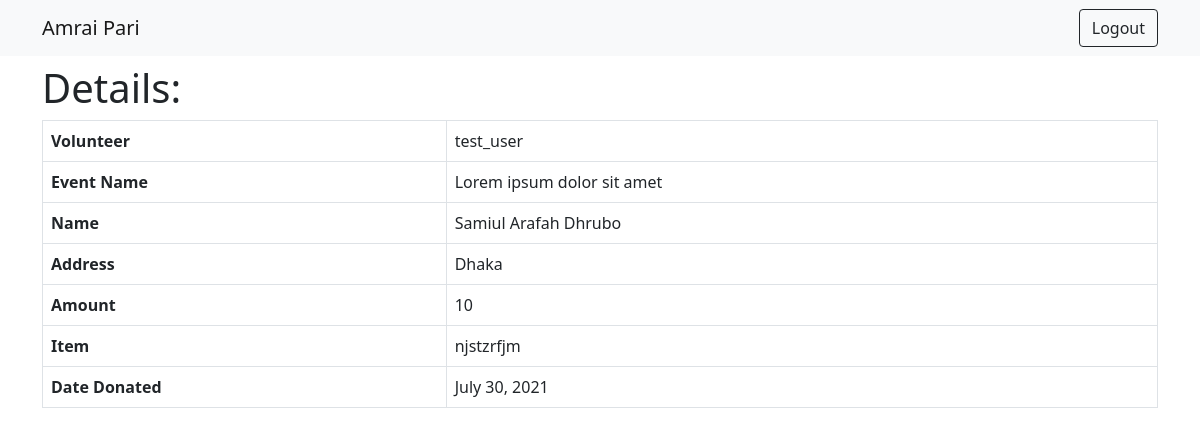
The page /events/distribution-details/1 on the database as committed earlier.
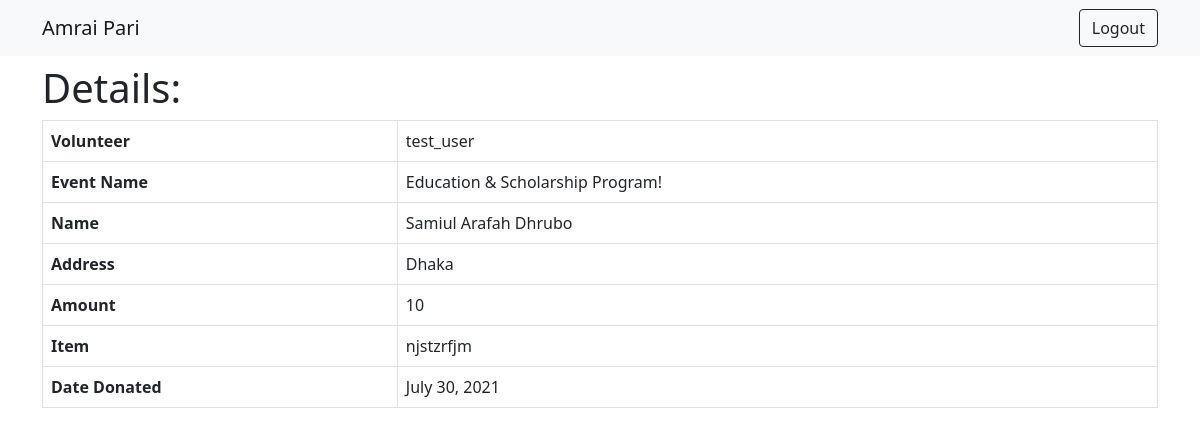
The same page on the database as committed later.
### events/models.py (models this page shows, shortened)
class AssetDistribution(models.Model):
    user = models.ForeignKey(User, on_delete=models.CASCADE)
    event = models.ForeignKey(Event, on_delete=models.CASCADE, blank=True, default=1)
    person = models.ForeignKey(Person, on_delete=models.CASCADE, blank=True, default=1)
    amount = models.IntegerField(blank=True, null=True)
    Item = models.TextField(max_length=600, blank=True)
    donate_date = models.DateField(auto_now_add=True)

class Event(models.Model):
    title = models.CharField(max_length=100)
    cover = models.ImageField(upload_to='event_cover/')
    detail = models.TextField(max_length=1000)
    place = models.CharField(max_length=1000)
    total = models.IntegerField()
    gained = models.IntegerField(blank=True, default=0)
    deadline = models.DateTimeField(null=True)
    date_created = models.DateField(auto_now_add=True)
    date_updated = models.DateField(auto_now_add=True)
    READY = {
        ('yes', 'Yes'),
        ('no', 'No',)
    }
    ready_to_distribute = models.CharField(max_length=10, choices=READY, default="no")

class Person(models.Model):
    name = models.CharField(max_length=50)
    address = models.CharField(max_length=150)

### events/views.py (the view)
# urls.py: path('distribution-details/<pk>', DistributionDetail.as_view(), name="distribution-detail"),
class DistributionDetail(DetailView):
    model = AssetDistribution
    context_object_name = 'item'
    template_name = 'events/distribution-details.html'

### templates/events/distribution-details.html (shortened to what this page needs)
{% extends 'dashboard/bs.html' %}
{% load static %}
{% block content %}
    <div id="container">
        <div class="row">
            <div class="col">
                <h1>Details:</h1>
            </div>
            <div class="col">
            </div>
        </div>
        <table class="table table-bordered">
            <tbody>
             <tr>
                <th scope="row">Volunteer</th>
                <td> {{ item.user.username }}</td>
            </tr>
             <tr>
                <th scope="row">Event Name</th>
                <td> {{ item.event.title }}</td>
            </tr>
            <tr>
                <th scope="row">Name</th>
                <td> {{ item.person.name }}</td>
            </tr>
            <tr>
                <th scope="row">Address</th>
                <td>{{  item.person.address }}</td>
            </tr>
            <tr>
                <th scope="row">Amount</th>
                <td>{{ item.amount }}</td>
            </tr>
            <tr>
                <th scope="row">Item</th>
                <td>{{item.Item}}</td>
            </tr>
            <tr>
                <th scope="row">Date Donated</th>
                <td>{{  item.donate_date }}</td>
            </tr>
            </tbody>
        </table>
    </div>
{% endblock %}

Rows that differ between the two databases and show on the page:
changed through a linked row, AssetDistribution "njstzrfjm": event "Lorem ipsum dolor sit amet" → "Education & Scholarship Program!"
